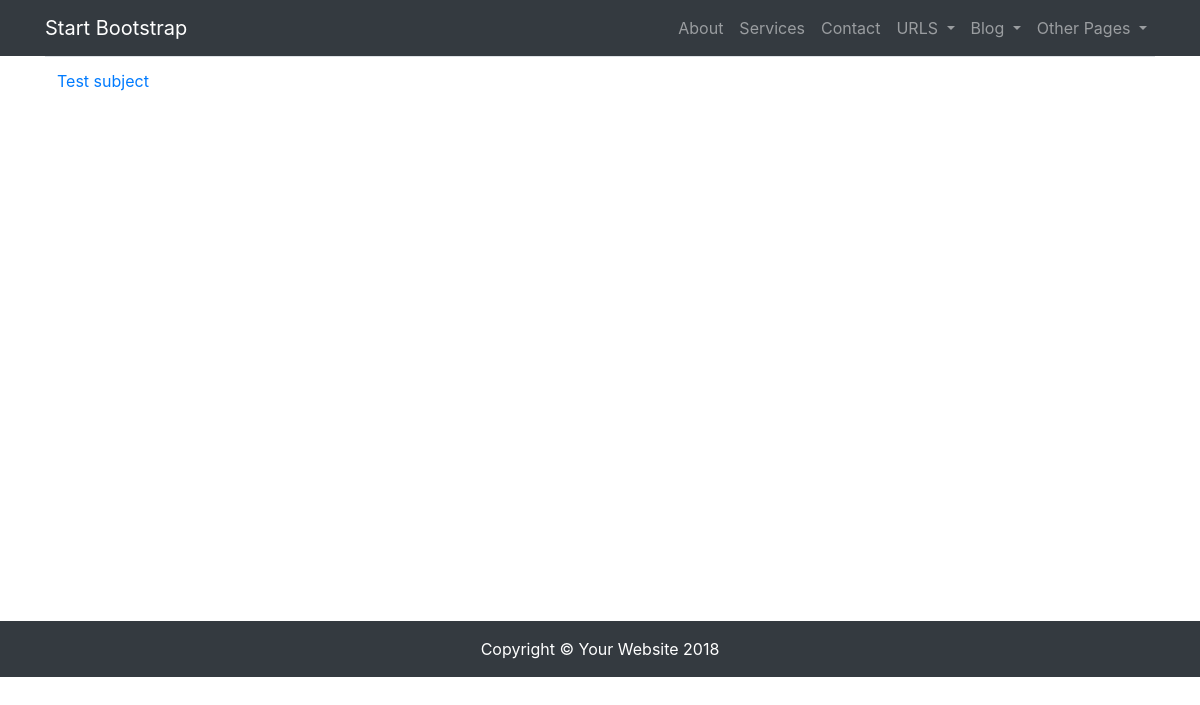
The page /subject/list/ on the database as committed earlier.
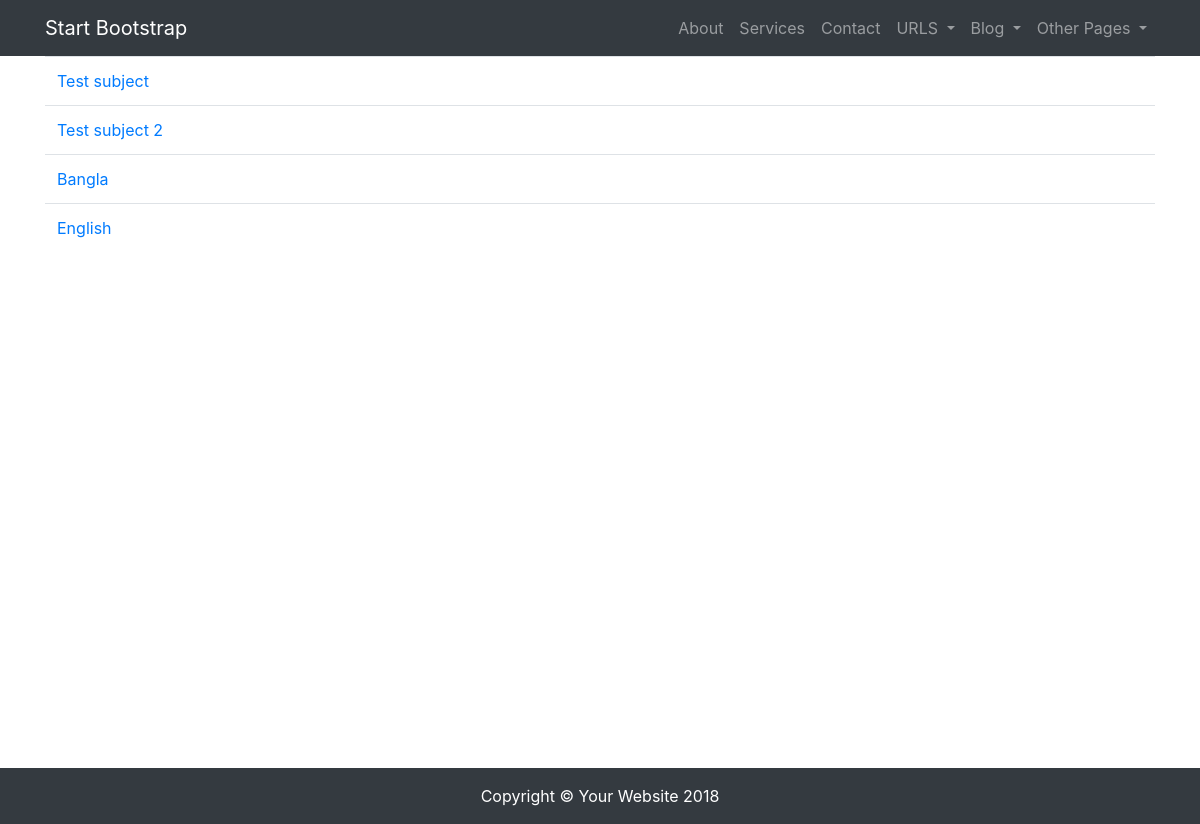
The same page on the database as committed later.
### rpiapp/models.py (models this page shows, shortened)
class Subject(models.Model):
    sub_name = models.CharField(max_length=120, default='')
    sub_code = models.IntegerField(default=0)
    sub_credit = models.IntegerField(default=0)
    full_mark = models.IntegerField(default=0)
    tc = models.IntegerField(default=0)
    tf = models.IntegerField(default=0)
    pc = models.IntegerField(default=0)
    pf = models.IntegerField(default=0)
    slug = models.SlugField(unique=True, null=True)
    def get_absolute_url(self):
        return reverse('subject_details_view', kwargs={"slug": self.slug})
    def __str__(self):  # Using this rename the model name
        return smart_text(self.sub_name)

### rpiapp/views.py (the view)
# urls.py: url(r'^subject/list/$', SubjectListView.as_view(), name='subject_list_view'),
class SubjectListView(ListView):
    model = Subject
    template_name = 'subject_list_view.html'
    def get_queryset(self, *args, **kwargs):
        qs = super(SubjectListView, self).get_queryset(*args, **kwargs)
        return qs

### rpiapp/templates/subject_list_view.html
{% extends 'base.html'%}
{% block content %}
    <table class="table">
        {% for object in object_list %}
            <tr><td><a href="{{ object.get_absolute_url }}">{{ object }}</a></td></tr>
        {% endfor %}
    </table>
{% endblock  %}

Rows that differ between the two databases and show on the page:
added Subject: sub_name "Test subject 2"
added Subject: sub_name "Bangla"
added Subject: sub_name "English"
